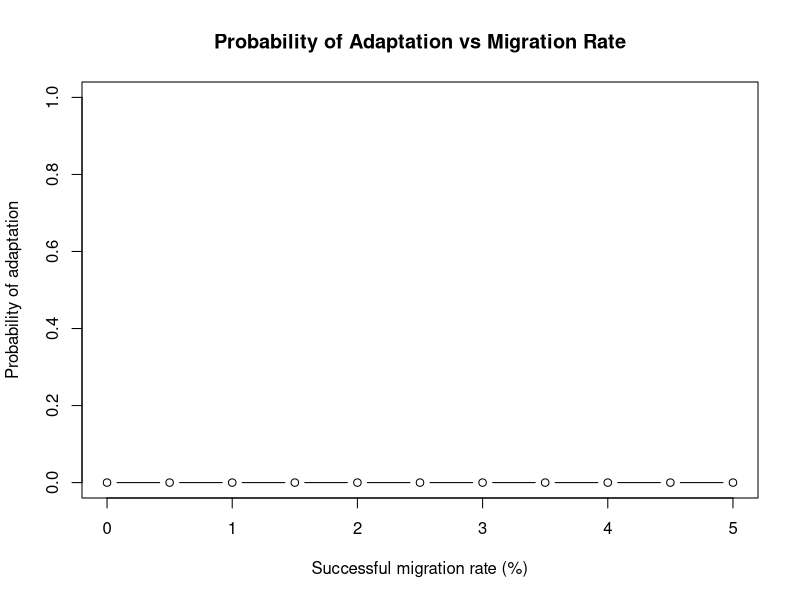
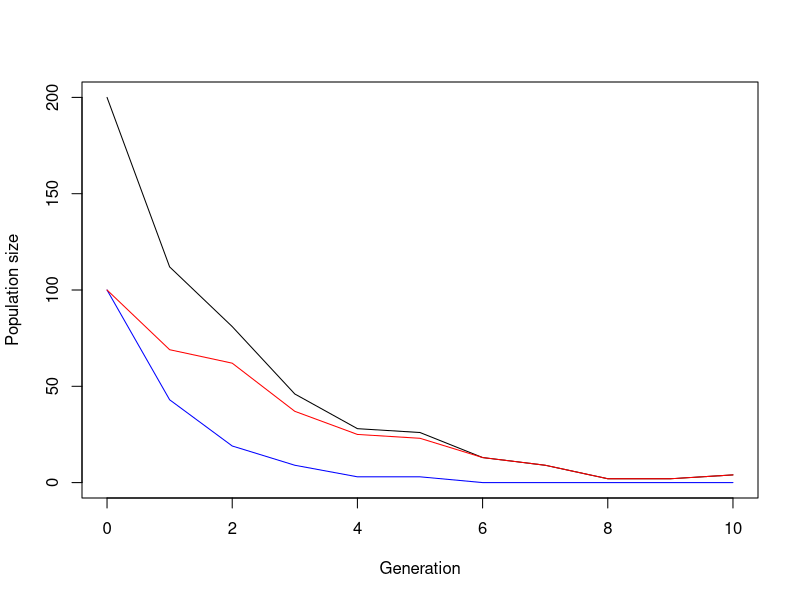

These figures' R source, in order:
## ---- chunk 1
# ==== FUNCTION 1: SIMULATE ONE GENERATION

# Two turtle types are represented:
# a = the usual (wild-type) population
# A = the adapted population

# The model includes:
# 1. Population growth affected by warming
# 2. A relative growth advantage or disadvantage for type A
# 3. Mutation from type a to type A
# 4. Immigration of adapted individuals from a source beach
# 5. Population growth affected by warming

simulate_one_gen <- function(N_a, N_A, decay_rate, sel_coeff, mut_rate, mig_rate = 0, Cb_source_a = 0, carrying_capacity = 10000) {
  
  # ====STEP 1: Generate offspring for each turtle type
  
  # Generate the number of type-a offspring.
  # The expected number is reduced by the warming effect
  # represented by decay_rate.
  
  # NEW: Carrying capacity limits population growth
  density_factor <- max(1 - (N_a + N_A) / carrying_capacity, 0)
  
  # Draw offspring according to Poisson distributions
  # rpois(1, lambda) draws one random value from a Poisson
  # distribution with expected value lambda.

  offsp_a <- rpois(1, N_a * (1-decay_rate) * density_factor)
  offsp_A <- rpois(1, N_A * (1-decay_rate+sel_coeff) * density_factor)
  
  
  # sel_coeff represents the relative growth advantage
  # of the adapted type.
  # A positive sel_coeff increases its expected growth,
  # while a negative value decreases its expected growth.
  
  # ====STEP 2: Simulate mutation from type a to type A
  
  # Estimate the number of type-a offspring that mutate
  # Number of type-a offspring * mutation rate.
  
  mut_a_to_A <- rpois(1, offsp_a * mut_rate)
  
  # ====STEP 3: Simulate immigration from the source beach
  # Generate the number of adapted individuals arriving from the cooler source beach.
  # source population size and the migration rate.
  
  mig_A <- rpois(1, Cb_source_a * mig_rate)
  
  # ====STEP 4: Calculate population sizes in the next generation
  # Subtract individuals that mutated from type a.
  # max(..., 0) prevents the population from becoming negative.
  
  N_a_new <- max(offsp_a - mut_a_to_A, 0)
  
  # Add together:
  # Offspring already belonging to type A
  # New mutants from type a
  # Immigrants from the source beach
  
  N_A_new <- offsp_A + mut_a_to_A + mig_A
  
  return(c(
  N_a = N_a_new,
  N_A = N_A_new
))
  
}

print(simulate_one_gen(100,100,0.2,0,0.5))

## ---- chunk 2
simulate_pop <- function(N_init_a, N_init_A, decay_rate, sel_coeff,
                         mut_rate, t_max, mig_rate,
                         N_source_A) {
  
  # Store initial populations
  pop_new <- c(N_init_a, N_init_A)
  source_new <- N_source_A 
  
  pop_vector <- matrix(c(pop_new, source_new), nrow = 1)
  
  for (i in 1:t_max) {
    
    # Migration and survival combined into one step
    # mig_rate = probability of successful migration
    migrants <- rbinom(1, N_source_A, mig_rate)
    
    # Original function: simulate the warming beach
    # Migration is set to zero here because we add the
    # surviving migrants separately below.
    gen_result <- simulate_one_gen(
      pop_new[1], pop_new[2], decay_rate,
      sel_coeff, mut_rate, mig_rate = 0,
      Cb_source_a = 0
    )
    #print(gen_result)
    # Keep only the two population counts
    pop_new <- c(
      unname(gen_result["N_a"]),
      unname(gen_result["N_A"])
    )
    
    #print(pop_new)
    # Add successful migrants to adapted type A
    pop_new[2] <- pop_new[2] + migrants
    
    # Save all populations
    pop_vector <- rbind(pop_vector, c(pop_new, source_new))
    
    #print(c(pop_new, source_new,i))
    
    # Stop if the warming population recovers or the
    # whole system becomes extinct
    if (sum(pop_new) >= 1.5 * (N_init_a + N_init_A) ||
        sum(c(pop_new, source_new)) == 0) break
  }
  
  rownames(pop_vector) <- 0:(nrow(pop_vector) - 1)
  colnames(pop_vector) <- c("a", "A", "source_A")
  
  return(pop_vector)
}

# Define baseline model parameters

N_init_a <- 100
N_init_A <- 100
N_source_A <- 200
decay_rate <- 0.5
sel_coeff <- 0.2
mut_rate <- 0.001
t_max <- 10

output <- simulate_pop(N_init_a = 100, N_init_A =100, decay_rate = 0.5, sel_coeff = 0.2, mut_rate = 0.001, t_max = 10, mig_rate = 0,N_source_A = 200)

# Run simulations for different migration rates
mig_rates <- seq(0, 0.05, by = 0.005)

# Number of simulations for each migration rate
n_replicates <- 100

# Store probability of adaptation
prob_adaptation <- numeric(length(mig_rates))

# Define population recovery threshold
recovery_threshold <- 1.5 * (N_init_a + N_init_A)

for (j in seq_along(mig_rates)) {
  
  # Store whether adaptation succeeds in each simulation
  successes <- logical(n_replicates)
  
  for (r in seq_len(n_replicates)) {
    
    output <- simulate_pop(
      N_init_a, N_init_A, decay_rate, sel_coeff,
      mut_rate, t_max,
      mig_rate = mig_rates[j],
      N_source_A = N_source_A
    )
    
    # Calculate total population on the warming beach
    home_total <- output[, "a"] + output[, "A"]
    
    # Success means population recovery with adapted turtles present
    successes[r] <- any(
      home_total >= recovery_threshold &
        output[, "A"] > 0
    )
  }
  
  # Probability = successful simulations / total simulations
  prob_adaptation[j] <- mean(successes)
}

# Display results
results <- data.frame(
  migration_rate = mig_rates,
  probability_adaptation = prob_adaptation
)

print(results)

# Plot probability of adaptation against migration rate
plot(
  mig_rates * 100, prob_adaptation,
  type = "b",
  ylim = c(0, 1),
  xlab = "Successful migration rate (%)",
  ylab = "Probability of adaptation",
  main = "Probability of Adaptation vs Migration Rate"
)


# Test the function and plot the result
# set t_max to a value to be used througout
max_gen <- 1000

# create your simulation data
output <- simulate_pop(N_init_a, N_init_A, decay_rate, sel_coeff, mut_rate, t_max, mig_rates,N_source_A)

# show the last few lines of the data table
print(tail(output))
# plot the output - note that the plot range and the x axis have to be adjusted based on the length of the table
# determine x axis range 
x_range <- 0:(length(output[,1])-1)
# this plots the total population size
plot(x_range,output[,1]+output[,2],type='l',ylim=c(0,max(output[,1]+output[,2])),xlab = "Generation",ylab = "Population size")
# add number of wild type individuals
lines(x_range,output[,1], col="blue")
# add number of mutant individuals
lines(x_range,output[,2], col="red")

## ---- chunk 3
# Calculate Frequencies
# Calculate the total local population at each generation
N_total <- output[, "a"] + output[, "A"]

# Calculate the frequency of type a
freq_a <- ifelse(
  N_total > 0,
  output[, "a"] / N_total,
  NA
)

# Calculate the frequency of type A
freq_A <- ifelse(
  N_total > 0,
  output[, "A"] / N_total,
  NA
)

# Store the results in a data frame
frequency_output <- data.frame(
  generation = 0:(nrow(output) - 1),
  N_total = N_total,
  freq_a = freq_a,
  freq_A = freq_A
)

# Display the frequency results
print(frequency_output)
